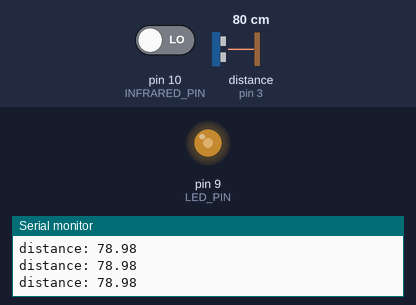
A sketch run on a simulated Arduino Uno, built with avr-gcc and run on an emulated ATmega328P. On the bench: output pins drawn as LEDs (lit = HIGH), the last lines printed to the serial monitor. Wiring (inferred from the names in the program): ultrasonic range finder: trigger pin 2; echo pin 3. Inputs (shaded band) come from the test bench; at power-on: distance to the obstacle (sensor on pin 3) 80 cm, pin 10 (INFRARED_PIN) LOW. The echo pulse lasts 58.3 µs per cm; pins used as bus, display or sensor lines are not drawn.

Above: at 1.2 s.
1.3 s: distance to the obstacle (sensor on pin 3) set to 28 cm
4.3 s: distance to the obstacle (sensor on pin 3) set to 23 cm
10.3 s: pin 10 (INFRARED_PIN) driven HIGH
At 11.0 s:
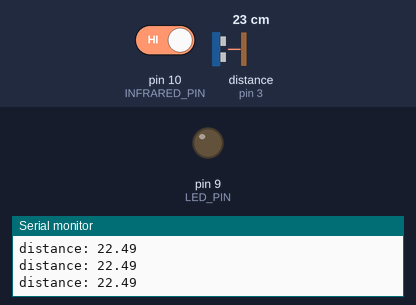
11.8 s: pin 10 (INFRARED_PIN) driven LOW
At 14.4 s:
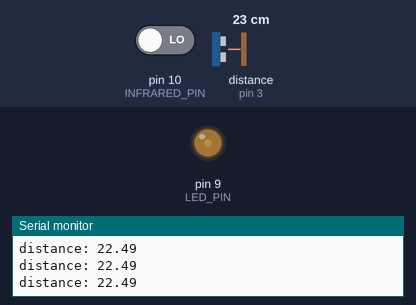
14.8 s: distance to the obstacle (sensor on pin 3) set to 2 cm
At 16.0 s:
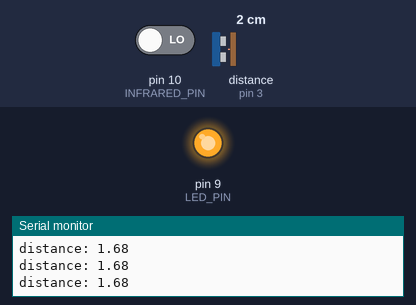
16.6 s: distance to the obstacle (sensor on pin 3) set to 18 cm
Timing chart, 0 to 19.6 s (numbered marks = the images above; inputs shaded):
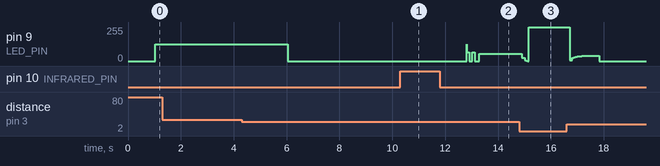

The sketch:

ipse.ino
```cpp
#include "config.h"
#include "dimmer.h"
#include "dimming-observer.h"
#include "infrared.h"
#include "led-observer.h"
#include "led.h"
#include "pinout.h"
#include "ultrasound.h"

Ultrasound *ultrasound;
Led *led;
LedObserver *ledObserver;
DimmingObserver *dimmingObserver;
Dimmer *dimmer;
Infrared *infrared;

void setup() {
  Serial.begin(9600);
  ultrasound = new Ultrasound(ULTRASOUND_TRIG_PIN, ULTRASOUND_ECHO_PIN,
                              MAX_DISTANCE, MIN_DISTANCE);
  led = new Led(LED_PIN, FADE_DURATION, MAX_BRIGHTNESS, DEFAULT_LED_PERCENTAGE);

  ledObserver = new LedObserver();

  dimmingObserver = new DimmingObserver();

  dimmer = new Dimmer(*led);

  infrared = new Infrared(INFRARED_PIN);
}

void loop() {
  const unsigned long now = millis();

  bool shouldToggleLed =
      ledObserver->ShouldToggleLed(now, infrared->IsActive());

  if (shouldToggleLed) {
    led->Toggle();
  }

  const double distance = ultrasound->GetDistance();

  const bool isInDimmingRange = ultrasound->IsInDimmingRange();
  if (led->On &&
      dimmingObserver->ShouldToggleDimming(now, distance, isInDimmingRange)) {
    dimmer->Toggle(now);
  }

  Serial.println("distance: " + String(distance));
  if (dimmer->Dimming) {
    const int percentage = ultrasound->GetDistancePercentage();
    dimmer->Dim(percentage);
  }
}
```

dimmer.cpp
```cpp
#include "dimmer.h"
#include "config.h"

Dimmer::Dimmer(const Led& _led) : led(_led) {}

void Dimmer::Toggle(const unsigned long now){
    led.Blink();
    lastToggledAt = now;
    Dimming = !Dimming;
}

void Dimmer::Dim(const double _updatedPercentage){
    const double updatedPercentage = DIMMER_ALPHA * _updatedPercentage + (1 - DIMMER_ALPHA) * percentage;
    led.UpdateBrightness(updatedPercentage);
}
```

dimmer.h
```cpp
#ifndef DIMMER_H
#define DIMMER_H

#include "led.h"
#include "Arduino.h"

class Dimmer {
public:
    Dimmer(const Led& _led);
    void Toggle(const unsigned long now);
    void Dim(const double updatedPercentage);
    bool Dimming = false;

private:
    Led led;
    unsigned long lastToggledAt = 0;
    double percentage = 0;
};

#endif
```

dimming-observer.cpp
```cpp
#include "config.h"
#include "ultrasound.h"
#include "dimming-observer.h"

DimmingObserver::DimmingObserver(){}

bool DimmingObserver::ShouldToggleDimming(const unsigned long now, const double updatedDistance, const bool updatedInDimmingRange){
  if(!updatedInDimmingRange){
    inDimmingRange = false;
    return false;
  }

  if(!inDimmingRange){
    enteredAt = now;
    inDimmingRange = true;
    entryDistance = updatedDistance;
    return false;
  }

  const double movementDifference = abs(entryDistance - updatedDistance);
  if(movementDifference > MOVEMENT_TOLERANCE ){
    enteredAt = 0;
    inDimmingRange = false;
    return false;
  }


  const bool shouldToggleDimmingMode =
      enteredAt != 0 &&
      (now - enteredAt) >= DIM_TOGGLE_DURATION;

  const bool isBeforeTimeout = lastToggledAt != 0 &&( now - lastToggledAt) < DIM_TOGGLE_TIMEOUT;
  if(!shouldToggleDimmingMode || isBeforeTimeout){
    return false;
  }

  enteredAt = 0;
  return true;
}
```

dimming-observer.h
```cpp
#ifndef DIMMING_OBSERVER_H
#define DIMMING_OBSERVER_H

#include "Arduino.h"

class DimmingObserver {
  public:
    DimmingObserver();
    bool ShouldToggleDimming(const unsigned long now, const double updatedDistance, const bool updatedInDimmingRange);
  private:
    bool inDimmingRange = false;
    unsigned long enteredAt;
    unsigned long lastToggledAt = 0;
    bool inRange;
    double entryDistance = -1.0;
};
#endif
```

infrared.cpp
```cpp
#include "infrared.h"

Infrared::Infrared(const int _pin){
  pin = _pin;
}

bool Infrared::IsActive(){
  return digitalRead(pin) == 0;
}
```

infrared.h
```cpp
#ifndef INFRARED_H
#define INFRARED_H

#include "Arduino.h"

class Infrared {
public:
    Infrared(const int pin);
    bool IsActive();

private:
    int pin;
};

#endif
```

led-observer.cpp
```cpp
#include "config.h"
#include "led-observer.h"


LedObserver::LedObserver(){}

bool LedObserver::ShouldToggleLed(const unsigned long now, const bool updatedInfraredActive){
  if(!updatedInfraredActive){
    enteredAt = 0;
    return false;
  }

  if (!infraredOn && enteredAt == 0){
    enteredAt = now;
    return false;
  }

  int timeDiff = now - enteredAt;

  if (timeDiff < LED_TOGGLE_DURATION) {
    return false;
  }

  timeDiff = now - toggledAt;
  if(toggledAt != 0 && timeDiff < LED_TOGGLE_TIMEOUT){
    return false;
  }
  toggledAt = now;
  enteredAt = 0;
  return true;
}
```

led-observer.h
```cpp
#ifndef LED_OBSERVER_H
#define LED_OBSERVER_H

#include "Arduino.h"

class LedObserver {
  public:
    LedObserver();
    bool ShouldToggleLed(const unsigned long now, const bool updatedInfraredActive);
  private:
    unsigned long enteredAt=0;
    unsigned long toggledAt=0;
    bool infraredOn=false;
};
#endif
```

led.cpp
```cpp
#include "config.h"
#include "led.h"

Led::Led(const int _pin, const int _fadeDuration, const int _maxBrightness, const double _defaultPercentage = 50) {
  pin = _pin;
  fadeDuration = _fadeDuration;
  maxBrightness = _maxBrightness;
  percentage = _defaultPercentage;
  defaultPercentage = _defaultPercentage;
}

void Led::TurnOn(){
  UpdateBrightness(100);
  On = true;
}

void Led::TurnOff(){
  UpdateBrightness(0);
  analogWrite(pin, 0);
  brightness = 0;
  On = false;
}

void Led::Toggle(){
  if(brightness > 0){
    TurnOff();
  }else{
    UpdateBrightness(defaultPercentage);
    On = true;
  }
}

void Led::UpdateBrightness(const double updatedPercentage){
  const int targetBrightness = updatedPercentage / 100 * maxBrightness;
  if ( brightness == targetBrightness) {
    return;
  }
  const int steps = abs(targetBrightness - brightness);
  const int stepDuration = fadeDuration / steps;
  const int stepDirection = (targetBrightness > brightness) ? 1 : -1;

  for (int i = 0; i < steps; i++) {
    analogWrite(pin, brightness);
    brightness += stepDirection;
    delay(stepDuration);
  }
}

void Led::Blink(){
  analogWrite(pin, 64);
  delay(100);
  analogWrite(pin, 0);
  delay(100);
  analogWrite(pin, 64);
  delay(100);
  analogWrite(pin, 0);
  delay(100);
  analogWrite(pin, brightness);
}
```

led.h
```cpp
#ifndef LED_H
#define LED_H

#include "Arduino.h"

class Led {
public:
    Led(const int pin, const int fadeDuration, const int maxBrightness, const double defaultPercentage);
    void UpdateBrightness(const double percentage);
    void Blink();
    void TurnOn();
    void TurnOff();
    void Toggle();
    bool On = false;

private:
    int pin;
    int fadeDuration;
    int maxBrightness;
    double percentage;
    double defaultPercentage;
    int brightness = 0;
};

#endif
```

pinout.h
```cpp
#pragma once

constexpr int ULTRASOUND_ECHO_PIN = 3;
constexpr int ULTRASOUND_TRIG_PIN = 2;
constexpr int LED_PIN = 9;
constexpr int INFRARED_PIN = 10;
constexpr int RADAR_PIN = 4;
```

ultrasound.cpp
```cpp
#include "ultrasound.h"
#include "config.h"


Ultrasound::Ultrasound(const int _trigPin, const int _echoPin, const double _maxDistance, const double _minDistance) {
    triggerPin = _trigPin;
    echoPin = _echoPin;
    maxDistance = _maxDistance;
    minDistance = _minDistance;
    pinMode(_trigPin, OUTPUT);
    pinMode(_echoPin, INPUT);
}

int Ultrasound::GetDistancePercentage() {
    const double distance = GetDistance();
    if (distance > MAX_DISTANCE){
        return 100;
    }
    double percentage = (distance - minDistance) / (maxDistance - minDistance) * 100;
    return percentage;
}

double Ultrasound::GetDistance() {
    double readings[ULTRASOUND_MEASUREMENTS_PER_CYCLE];
    for (int i = 0; i < ULTRASOUND_MEASUREMENTS_PER_CYCLE; ++i) {
        const long duration = read();
        readings[i] = duration * 0.034 / 2;
        delayMicroseconds(10);
    }

    // sort
    for (int i = 0; i < ULTRASOUND_MEASUREMENTS_PER_CYCLE - 1; i++) {
        for (int j = 0; j < ULTRASOUND_MEASUREMENTS_PER_CYCLE - i - 1; j++) {
            if (readings[j] > readings[j + 1]) {
                double temp = readings[j];
                readings[j] = readings[j + 1];
                readings[j + 1] = temp;
            }
        }
    }

    // sum ignoring outliers (highest and lowest reading)
    double sum = 0;
    for (int i = 1; i < ULTRASOUND_MEASUREMENTS_PER_CYCLE - 1; i++) {
        sum += readings[i];
    }

    const double updatedDistance = sum / (ULTRASOUND_MEASUREMENTS_PER_CYCLE - 2);
    distance = ULTRASOUND_ALPHA * updatedDistance + (1 - ULTRASOUND_ALPHA) * distance;
    return distance;
}

bool Ultrasound::IsInDimmingRange() {
  return distance >= minDistance && distance <= maxDistance;
}

double Ultrasound::read(){
    digitalWrite(triggerPin, LOW);
    delayMicroseconds(2);
    digitalWrite(triggerPin, HIGH);
    delayMicroseconds(10);
    digitalWrite(triggerPin, LOW);
    return pulseIn(echoPin, HIGH);
}
```

ultrasound.h
```cpp
#ifndef ULTRASOUND_H
#define ULTRASOUND_H

#include "config.h"
#include "Arduino.h"

class Ultrasound {
public:
    Ultrasound(const int trigPin, const int echoPin, const double maxDistance, const double minDistance);
    int GetDistancePercentage();
    double GetDistance();
    bool IsInDimmingRange();
private:
    double read();
    int triggerPin;
    int echoPin;
    double maxDistance = MAX_DISTANCE;
    double minDistance = MIN_DISTANCE;
    double distance;
};

#endif
```

config.h
```cpp
#pragma once

constexpr double ULTRASOUND_ALPHA = 0.3;
constexpr double DIMMER_ALPHA = 0.25;
constexpr int ULTRASOUND_MEASUREMENTS_PER_CYCLE = 5;
constexpr int FADE_DURATION = 100;
constexpr int MAX_BRIGHTNESS = 255;
constexpr double MAX_DISTANCE = 25.0;
constexpr double MIN_DISTANCE = 4.0;
constexpr int DEFAULT_LED_PERCENTAGE = 50;
constexpr int LED_TOGGLE_DURATION = 1000;
constexpr int LED_TOGGLE_TIMEOUT = 5000;
constexpr double MOVEMENT_TOLERANCE = 2.5;
constexpr int DIM_TOGGLE_DURATION = 2000;
constexpr int DIM_TOGGLE_TIMEOUT = 5000;
```

Measured:
- after the input at 10.3 s, pin 9 (LED_PIN): stops changing and stays 0/255
- after the input at 11.8 s, pin 9 (LED_PIN): 0/255 → 64/255 after 1.0 s, → 0/255 0.11 s later, → 64/255 0.10 s later, → 0/255 0.10 s later, … (5 changes in this stretch)
